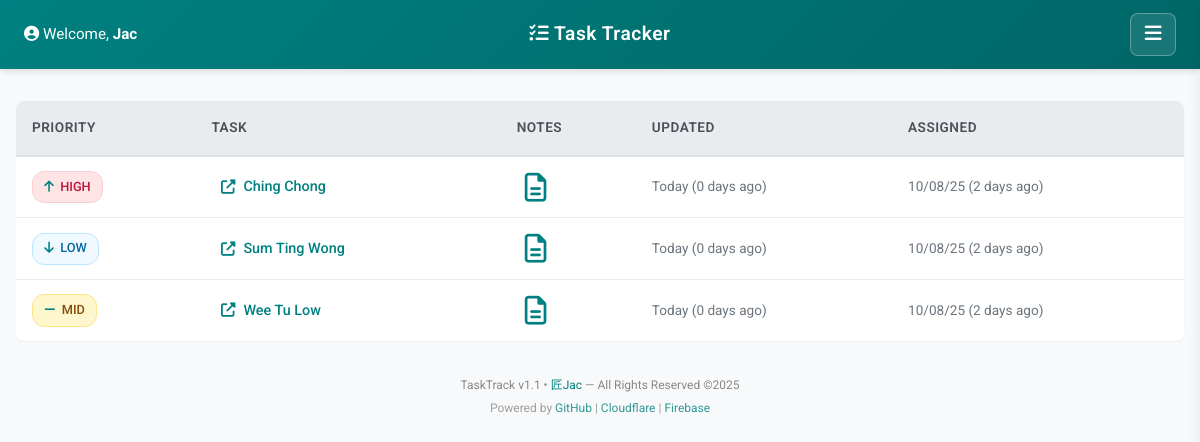
Screenshot of /index.php (signed in) with the database file from the repository.
### tables this page shows
CREATE TABLE `tasks` (
  `id` int(11) NOT NULL,
  `name` varchar(128) NOT NULL,
  `link` varchar(255) DEFAULT NULL,
  `priority` enum('LOW','MID','HIGH','PRIO','PEND','DONE') NOT NULL,
  `assigned_to` int(11) NOT NULL,
  `assigned_by` int(11) NOT NULL,
  `assigned_at` datetime DEFAULT NULL,
  `updated_at` datetime DEFAULT NULL,
  `completed_at` datetime DEFAULT NULL,
  `notes` text DEFAULT NULL
);

### index.php (the view, shortened to what this page needs)
<?php
include 'head.php';
include 'db.php';
$user_id = $_SESSION['user_id'];
$stmt = $conn->prepare('
    SELECT t.*, COUNT(n.id) as note_count
    FROM tasks t
    LEFT JOIN notes n ON t.id = n.task_id
    WHERE t.assigned_to = ? AND t.priority != "DONE"
    GROUP BY t.id
    ORDER BY
        (COUNT(n.id) = 0) DESC,  -- Tasks without notes first (1), then with notes (0)
        CASE
            WHEN COUNT(n.id) = 0 THEN t.assigned_at
            ELSE t.updated_at
        END ASC
');
$stmt->bind_param('i', $user_id);
$stmt->execute();
$tasks = $stmt->get_result()->fetch_all(MYSQLI_ASSOC);
$priorityData = [
    'LOW' => ['class' => 'priority-low', 'icon' => 'fa-arrow-down'],
    'MID' => ['class' => 'priority-mid', 'icon' => 'fa-minus'],
    'HIGH' => ['class' => 'priority-high', 'icon' => 'fa-arrow-up'],
    'PRIO' => ['class' => 'priority-prio', 'icon' => 'fa-exclamation'],
    'PEND' => ['class' => 'priority-pend', 'icon' => 'fa-hourglass-half']
];
function formatTaskDate($dateString) {
    $date = new DateTime($dateString);
    $now = new DateTime();
    $diff = $now->diff($date);
    $days = $diff->days;
    if ($days == 0) {
        return "Today (0 days ago)";
    }
    elseif ($days == 1) {
        return "Yesterday (1 day ago)";
    }
    else {
        $formattedDate = $date->format('m/d/y');
        return "$formattedDate ($days days ago)";
    }
}
?>
<link rel="stylesheet" href="css/index.css?v=2">
<div class="main-container">
    <div class="task-table-container">
        <?php if (empty($tasks)): ?>
            <div class="empty-state">
                <i class="fa fa-check-circle"></i>
                <h3>No Active Tasks</h3>
                <p>All tasks are completed! Great work!</p>
            </div>
        <?php else: ?>
            <table class="task-table">
                <thead>
                    <tr>
                        <th>Priority</th>
                        <th>Task</th>
                        <th>Notes</th>
                        <th>Updated</th>
                        <th>Assigned</th>
                    </tr>
                </thead>
                <tbody>
                    <?php foreach ($tasks as $t):
                        $priority = $t['priority'];
                        $priorityInfo = $priorityData[$priority] ?? $priorityData['LOW'];
                        $hasNotes = $t['note_count'] > 0;
                    ?>
                    <tr>
                        <td>
                            <span class="priority-badge <?= $priorityInfo['class'] ?>">
                                <i class="fa <?= $priorityInfo['icon'] ?>"></i>
                                <?= htmlspecialchars($priority) ?>
                            </span>
                        </td>
                        <td>
                            <a href="<?= htmlspecialchars($t['link']) ?>" target="_blank" class="task-link">
                                <i class="fa fa-external-link-alt"></i>
                                <?= htmlspecialchars($t['name']) ?>
                            </a>
                        </td>
<td>
    <button class="action-btn" onclick="showNotes(<?= $t['id'] ?>, '<?= addslashes($t['name']) ?>');return false;" title="View/Add Notes">
        <i class="fa-regular fa-file-lines notes-icon"></i>
    </button>
</td>
                        <td>
                            <div class="date-info">
                                <span class="date-main">
                                    <?= $hasNotes ? formatTaskDate($t['updated_at']) : 'For Submission' ?>
                                </span>
                            </div>
                        </td>
                        <td>
                            <div class="date-info">
                                <span class="date-main"><?= formatTaskDate($t['assigned_at']) ?></span>
                            </div>
                        </td>
                    </tr>
                    <?php endforeach; ?>
                </tbody>
            </table>
        <?php endif; ?>
    </div>
</div>
<?php include 'foot.php'; ?>

### css/main.css (style rules this page uses)
:root { --teal-50: #f0fdfa; --teal-100: #ccfbf1; --teal-200: #99f6e4; --teal-300: #5eead4; --teal-400: #2dd4bf; --teal-500: #14b8a6; --teal-600: #0d9488; --teal-700: #0f766e; --teal-800: #115e59; --teal-900: #134e4a; --primary: #008080; --primary-dark: #006666; --primary-light: #00a3a3; --success: #28a745; --warning: #ffc107; --danger: #dc3545; --info: #17a2b8; --white: #ffffff; --gray-50: #f8f9fa; --gray-100: #f1f3f5; --gray-200: #e9ecef; --gray-300: #dee2e6; --gray-400: #ced4da; --gray-500: #adb5bd; --gray-600: #6c757d; --gray-700: #495057; --gray-800: #343a40; --gray-900: #212529; --black: #000000; --space-xs: 0.25rem; --space-sm: 0.5rem; --space-md: 1rem; --space-lg: 1.5rem; --space-xl: 2rem; --space-2xl: 3rem; --radius-sm: 0.25rem; --radius-md: 0.375rem; --radius-lg: 0.5rem; --radius-xl: 0.75rem; --shadow-sm: 0 1px 2px 0 rgba(0, 0, 0, 0.05); --shadow-md: 0 4px 6px -1px rgba(0, 0, 0, 0.1); --shadow-lg: 0 10px 15px -3px rgba(0, 0, 0, 0.1); }
* { margin: 0; padding: 0; box-sizing: border-box; }
html { font-size: 16px; scroll-behavior: smooth; }
body { font-family: 'Roboto', sans-serif; font-weight: 400; line-height: 1.6; color: var(--gray-800); background-color: var(--gray-50); -webkit-font-smoothing: antialiased; -moz-osx-font-smoothing: grayscale; }
a { color: var(--primary); text-decoration: none; transition: color 0.2s ease; }

### css/index.css (style rules this page uses)
.main-container { max-width: 1400px; margin: var(--space-xl) auto; padding: 0 var(--space-md); }
.task-table-container { background: var(--white); border-radius: var(--radius-lg); box-shadow: var(--shadow-sm); overflow: hidden; }
.task-table { width: 100%; border-collapse: collapse; }
.task-table th { background: var(--gray-200); color: var(--gray-700); padding: var(--space-md); text-align: left; font-weight: 600; font-size: 0.85rem; text-transform: uppercase; letter-spacing: 0.5px; border-bottom: 2px solid var(--gray-300); }
.task-table td { padding: 0.5rem 1rem; border-bottom: 1px solid var(--gray-200); font-size: 0.9rem; color: var(--gray-600); vertical-align: middle; }
.task-table tr:last-child td { border-bottom: none; }
.priority-badge { display: inline-flex; align-items: center; gap: 0.4rem; padding: 0.3rem 0.7rem; border-radius: 12px; font-size: 0.8rem; font-weight: 500; border: 1px solid; }
.priority-low { background: #f0f9ff; color: #0369a1; border-color: #bae6fd; }
.priority-mid { background: #fef7cd; color: #854d0e; border-color: #fde68a; }
.priority-high { background: #ffe4e6; color: #be123c; border-color: #fecdd3; }
.notes-icon { color: var(--primary); font-size: 1.8rem; transition: all 0.3s ease; }
.task-link { color: var(--primary); text-decoration: none; font-weight: 500; display: inline-flex; align-items: center; gap: 0.5rem; transition: all 0.3s ease; padding: 0.3rem 0.6rem; border-radius: var(--radius-md); position: relative; }
.task-link .fa, .task-link .fas, .task-link .fa-solid, .task-link .fa-regular { transition: transform 0.3s ease; }
.action-btn { background: none; border: none; color: var(--primary); cursor: pointer; padding: 0.5rem; border-radius: var(--radius-md); transition: all 0.3s ease; font-size: 0.9rem; display: flex; align-items: center; justify-content: center; }
.action-btn .fa, .action-btn .fas, .action-btn .fa-solid, .action-btn .fa-regular { transition: transform 0.3s ease; }
.date-info { display: flex; align-items: center; gap: 0.5rem; white-space: nowrap; position: relative; transition: all 0.3s ease; }
.date-main { font-weight: 400; font-size: 0.85rem; color: var(--gray-600); transition: all 0.3s ease; }
.task-table .fa, .task-table .fas, .task-table .fa-solid, .task-table .fa-regular { color: var(--primary); transition: transform 0.2s ease; }

### rows the page displays
tasks: priority "HIGH", name "Ching Chong", updated_at "Today (0 days ago)", assigned_at "10/08/25 (2 days ago)"
tasks: priority "LOW", name "Sum Ting Wong", updated_at "Today (0 days ago)", assigned_at "10/08/25 (2 days ago)"
tasks: priority "MID", name "Wee Tu Low", updated_at "Today (0 days ago)", assigned_at "10/08/25 (2 days ago)"

### other values shown
$username "Jac"
